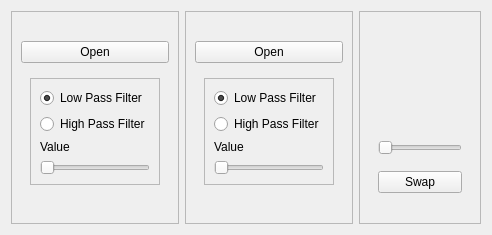
      <widget class="QWidget" name="Hybrid">
       <attribute name="title">
        <string>Hybrid</string>
       </attribute>
       <layout class="QHBoxLayout" name="horizontalLayout_38">
        <item>
         <widget class="QFrame" name="frame_8">
          <property name="maximumSize">
           <size>
            <width>16777215</width>
            <height>16777215</height>
           </size>
          </property>
          <property name="frameShape">
           <enum>QFrame::StyledPanel</enum>
          </property>
          <property name="frameShadow">
           <enum>QFrame::Raised</enum>
          </property>
          <layout class="QVBoxLayout" name="verticalLayout_19">
           <item>
            <widget class="QLabel" name="hybrid_img1">
             <property name="text">
              <string/>
             </property>
            </widget>
           </item>
           <item>
            <widget class="QPushButton" name="open_image_1">
             <property name="text">
              <string>Open</string>
             </property>
            </widget>
           </item>
           <item>
            <widget class="QWidget" name="widget" native="true">
             <property name="maximumSize">
              <size>
               <width>16777215</width>
               <height>170</height>
              </size>
             </property>
             <layout class="QVBoxLayout" name="verticalLayout_20">
              <item>
               <widget class="QFrame" name="frame_10">
                <property name="frameShape">
                 <enum>QFrame::StyledPanel</enum>
                </property>
                <property name="frameShadow">
                 <enum>QFrame::Raised</enum>
                </property>
                <layout class="QVBoxLayout" name="verticalLayout_4">
                 <item>
                  <widget class="QRadioButton" name="Low_Pass_radio1">
                   <property name="enabled">
                    <bool>true</bool>
                   </property>
                   <property name="acceptDrops">
                    <bool>false</bool>
                   </property>
                   <property name="text">
                    <string>Low Pass Filter</string>
                   </property>
                   <property name="checked">
                    <bool>true</bool>
                   </property>
                  </widget>
                 </item>
                 <item>
                  <widget class="QRadioButton" name="High_Pass_radio1">
                   <property name="text">
                    <string>High Pass Filter</string>
                   </property>
                  </widget>
                 </item>
                 <item>
                  <widget class="QLabel" name="label_73">
                   <property name="sizePolicy">
                    <sizepolicy hsizetype="Preferred" vsizetype="Fixed">
                     <horstretch>0</horstretch>
                     <verstretch>0</verstretch>
                    </sizepolicy>
                   </property>
                   <property name="text">
                    <string>Value</string>
                   </property>
                  </widget>
                 </item>
                 <item>
                  <widget class="QSlider" name="Slider_1">
                   <property name="orientation">
                    <enum>Qt::Horizontal</enum>
                   </property>
                  </widget>
                 </item>
                </layout>
               </widget>
              </item>
             </layout>
            </widget>
           </item>
           <item>
            <widget class="QLabel" name="output_img1">
             <property name="text">
              <string/>
             </property>
            </widget>
           </item>
          </layout>
         </widget>
        </item>
        <item>
         <widget class="QFrame" name="frame_11">
          <property name="maximumSize">
           <size>
            <width>16777215</width>
            <height>16777215</height>
           </size>
          </property>
          <property name="frameShape">
           <enum>QFrame::StyledPanel</enum>
          </property>
          <property name="frameShadow">
           <enum>QFrame::Raised</enum>
          </property>
          <layout class="QVBoxLayout" name="verticalLayout_21">
           <item>
            <widget class="QLabel" name="hybrid_img_2">
             <property name="text">
              <string/>
             </property>
            </widget>
           </item>
           <item>
            <widget class="QPushButton" name="open_image_2">
             <property name="text">
              <string>Open</string>
             </property>
            </widget>
           </item>
           <item>
            <widget class="QWidget" name="widget_2" native="true">
             <property name="maximumSize">
              <size>
               <width>16777215</width>
               <height>170</height>
              </size>
             </property>
             <layout class="QVBoxLayout" name="verticalLayout_22">
              <item>
               <widget class="QFrame" name="frame_14">
                <property name="frameShape">
                 <enum>QFrame::StyledPanel</enum>
                </property>
                <property name="frameShadow">
                 <enum>QFrame::Raised</enum>
                </property>
                <layout class="QVBoxLayout" name="verticalLayout_24">
                 <item>
                  <widget class="QRadioButton" name="Low_Pass_radio2">
                   <property name="text">
                    <string>Low Pass Filter</string>
                   </property>
                   <property name="checked">
                    <bool>true</bool>
                   </property>
                  </widget>
                 </item>
                 <item>
                  <widget class="QRadioButton" name="High_Pass_radio2">
                   <property name="text">
                    <string>High Pass Filter</string>
                   </property>
                  </widget>
                 </item>
                 <item>
                  <widget class="QLabel" name="label_74">
                   <property name="sizePolicy">
                    <sizepolicy hsizetype="Preferred" vsizetype="Fixed">
                     <horstretch>0</horstretch>
                     <verstretch>0</verstretch>
                    </sizepolicy>
                   </property>
                   <property name="text">
                    <string>Value</string>
                   </property>
                  </widget>
                 </item>
                 <item>
                  <widget class="QSlider" name="Slider_2">
                   <property name="orientation">
                    <enum>Qt::Horizontal</enum>
                   </property>
                  </widget>
                 </item>
                </layout>
               </widget>
              </item>
             </layout>
            </widget>
           </item>
           <item>
            <widget class="QLabel" name="output_img2">
             <property name="text">
              <string/>
             </property>
            </widget>
           </item>
          </layout>
         </widget>
        </item>
        <item>
         <widget class="QFrame" name="frame_66">
          <property name="maximumSize">
           <size>
            <width>16777215</width>
            <height>16777215</height>
           </size>
          </property>
          <property name="frameShape">
           <enum>QFrame::StyledPanel</enum>
          </property>
          <property name="frameShadow">
           <enum>QFrame::Raised</enum>
          </property>
          <layout class="QVBoxLayout" name="verticalLayout_25">
           <item>
            <widget class="QLabel" name="output_label_hybrid">
             <property name="text">
              <string/>
             </property>
            </widget>
           </item>
           <item>
            <widget class="QWidget" name="widget_14" native="true">
             <property name="maximumSize">
              <size>
               <width>16777215</width>
               <height>100</height>
              </size>
             </property>
             <layout class="QVBoxLayout" name="verticalLayout_100">
              <item>
               <widget class="QSlider" name="hybrid_slider_mix">
                <property name="orientation">
                 <enum>Qt::Horizontal</enum>
                </property>
               </widget>
              </item>
              <item>
               <widget class="QPushButton" name="Swap_btn">
                <property name="text">
                 <string>Swap</string>
                </property>
               </widget>
              </item>
             </layout>
            </widget>
           </item>
          </layout>
         </widget>
        </item>
       </layout>
      </widget>
